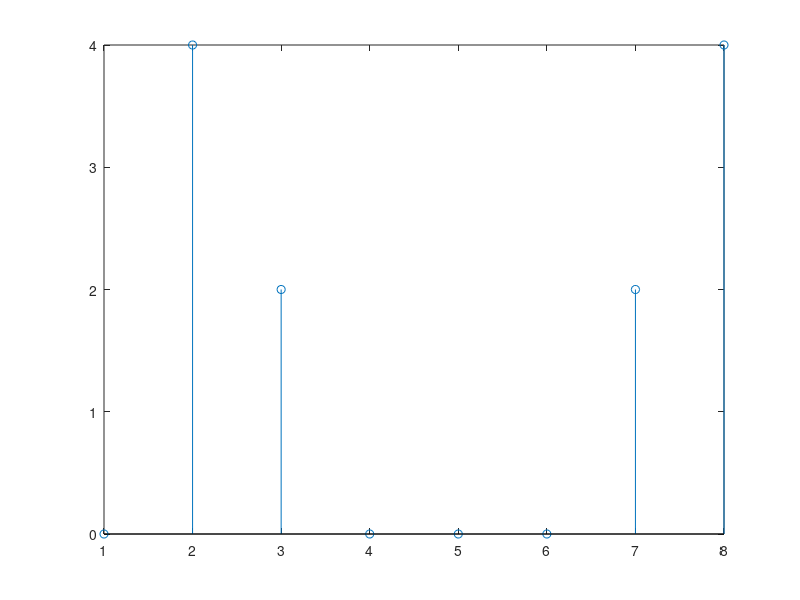

MATLAB code to generate this figure:
clc;
clear;

% given continous signal x(t)=sin(2*pi*1000*t)+0.5sin(2*pi*2000*t+3*pi/4)

fs = 8000; %sampling frequency
N = 8;  %number of data point
n = 0:N-1;
ts = 1/fs;
in = 0;

x = sin(2*pi*1000*n*ts)+0.5*sin(2*pi*2000*n*ts+3*pi/4);

%DFT ecuation evaluation 
%i=>n  j=>m

for j = 0: N-1
  m = j+1;
  real(m) = img(m) = 0;
  for i = 0: N-1
    real(m) = real(m) + x(i+1)*cos(2*pi*i*j/N);
    img(m) = img(m) + x(i+1)*sin(2*pi*i*j/N);
  endfor
  ampl(m) = sqrt(real(m)^2 + img(m)^2);
  phase(m) = atan(img(m)/real(m));
  
  if ampl(m)>.01 && j<=N/2
    in = in + 1;
    freq(in) = j*fs/N;
    amplfq(in) = ampl(m);
    phasefq(in) = phase(m);
  end
endfor

m = 1:N;
disp(ampl);
disp(freq);
disp(phasefq);
stem(m,ampl);
